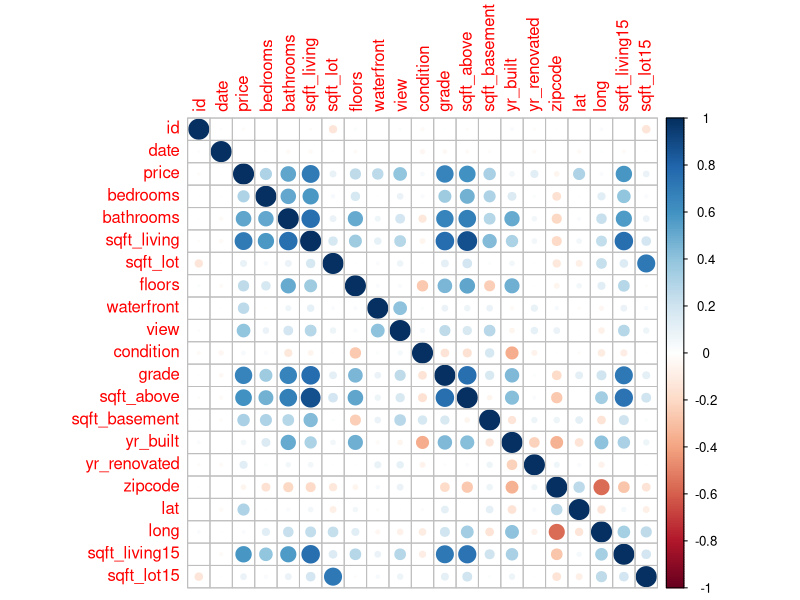

R code for this plot: (Note: a time limit stopped this script after it produced the figure.)
## ---- chunk 1
knitr::opts_chunk$set(echo = TRUE)
library(readr)
library(dplyr)
HouseSales<-read.csv("KC_House_Sales.csv")
## ---- chunk 2
library(lubridate)
library(ggplot2)
library(corrplot)
## ---- chunk 3
# Data cleaning (date, price)
HouseSales$date = gsub("T000000", "", HouseSales$date)
HouseSales$date = as.numeric(HouseSales$date)
# HouseSales$date = ymd(HouseSales$date)
HouseSales$price = gsub("[$,]", "", HouseSales$price)
HouseSales$price = as.numeric(HouseSales$price)
## ---- chunk 4
cor_matrix = round(cor(HouseSales), 3)
cor_matrix
## ---- chunk 5
corrplot(cor_matrix, method = "circle")
## ---- chunk 6
set.seed(1023)
kc.house.df <- read.csv("KC_House_Sales.csv")

response <- "price"

#Dropping variables as specified
drop.vars <- c("id", "lat", "long")
kc.house.df <- dplyr::select(kc.house.df, -drop.vars)

#Renaming to conform to unified convention
kc.house.df <- kc.house.df %>% rename("year_built" = "yr_built")
## ---- chunk 7
#Feature Transformations
transform_price <- function(kc.house.df){
  #Converts price from string to double
  price <- parse_number(kc.house.df$price)
  
  return (price)
}

transform_date <- function(kc.house.df){
  #Converts date to month and year
  year_sold <- as.integer(substring(kc.house.df$date, 1, 4))
  month_sold <- as.integer(substring(kc.house.df$date, 5, 6))
  
  return (list(year_sold = year_sold, month_sold = month_sold))
}

#Feature Ideas
#Quality Adjusted Features
transform_sqft_adj_grade <- function(kc.house.df){
  
  sqft_adj_grade <- kc.house.df[, "sqft_living"] / kc.house.df[, "grade"]
  
  return (sqft_adj_grade)
}

transform_sqft_adj_condition <- function(kc.house.df){
  
  sqft_adj_condition <- kc.house.df[, "sqft_living"] / kc.house.df[, "condition"]
  
  return (sqft_adj_condition)
}

transform_sqft_adj_waterfront <- function(kc.house.df){
  
  sqft_adj_waterfront <- kc.house.df[, "sqft_living"] * kc.house.df[, "waterfront"]
  
  return (sqft_adj_waterfront)
}
## ---- chunk 8
#Apply transformations
kc.house.df$price <- transform_price(kc.house.df)

kc.house.df$year_sold <- transform_date(kc.house.df)[["year_sold"]]
kc.house.df$month_sold <- transform_date(kc.house.df)[["month_sold"]]
kc.house.df$date <- NULL
kc.house.df$sqft_adj_grade <- transform_sqft_adj_grade(kc.house.df)
kc.house.df$sqft_adj_condition <- transform_sqft_adj_condition(kc.house.df)
kc.house.df$sqft_adj_waterfront<- transform_sqft_adj_waterfront(kc.house.df)

#Remove collinear variables

# sqft_basement + sqft_above = sqft_living
kc.house.df$sqft_basement <- NULL
## ---- chunk 9
set.seed(1023)

#use 70% of dataset as training set and 30% as test set
train_prop <- 0.7
test_prop <- 0.3

sample <- sample(
  c(TRUE, FALSE), 
  nrow(kc.house.df), 
  replace=TRUE, 
  prob=c(train_prop, test_prop)
)

kc.house.train.X <- kc.house.df[sample, -which(names(kc.house.df) %in% c(response))]
kc.house.train.y <- kc.house.df [sample, response]

kc.house.test.X <- kc.house.df [!sample, -which(names(kc.house.df) %in% c(response))]
kc.house.test.y <- kc.house.df [!sample, response]
## ---- chunk 10
#baseline model
baseline.model <- lm(price ~ . , data = cbind(price = kc.house.train.y, kc.house.train.X))
summary(baseline.model)
## ---- chunk 11
#evaluate on test data

CalcTestMetrics <- function(pred, act, n, p) {
  SST <- var(act)*(length(act)-1)
  SSE <- sum((act-pred)^2)
  SSR <- sum(pred - mean(act))^2
  rsquared <- 1- SSE/SST
  
  adj.rsquared <- 1 - (((1 - rsquared)*(n-1)) / (n-p-1))
  mse <- (sum(act - pred)^2) / n
  mae <- (sum(abs(act-pred))) / n
  
  return (
    list(
      adj.rsquared = adj.rsquared,
      rsquared = rsquared,
      mse = mse,
      mae = mae
    )
  )
}

pred <- predict(baseline.model, kc.house.test.X)
act <- kc.house.test.y
n <- dim(model.matrix(baseline.model)[, -1])[1]
p <- dim(model.matrix(baseline.model)[, -1])[2]

cbind(CalcTestMetrics(pred, act, n, p))
## ---- chunk 12
# Load libraries
library(caret)
library(rpart)
library(nnet)
library(knitr)
library(dplyr)
library(stringr)
library(readr)

HouseSales <- read.csv('KC_House_Sales.csv')

# Step a: Data Splitting
set.seed(123)  # 
split_ratio <- 0.7  # 70% training, 30% testing
index <- sample(1:nrow(HouseSales), size = round(split_ratio * nrow(HouseSales)))
train_data <- HouseSales[index, ]
test_data <- HouseSales[-index, ]

# Step b: Model Building

# Model 1: Logistic Regression

# Create a binary variable 'high_price' based on the chosen percentile
logisticdf <- HouseSales
logisticdf$price <- parse_number(logisticdf$price)
logisticdf$high_price <- ifelse(logisticdf$price >= 1000000, 1, 0)

# Create a new dataframe with 'high_price' column
logisticdf <- logisticdf %>%
  select(-price)

# Split data for logistic regrssion model
set.seed(123)  # 
split_ratio <- 0.7  # 70% training, 30% testing
index <- sample(1:nrow(logisticdf), size = round(split_ratio * nrow(logisticdf)))
train_data_logistic <- logisticdf[index, ]
test_data_logistic <- logisticdf[-index, ]

#Build basic logistic regrssion model
logistic_model <- glm(high_price ~ ., data = train_data_logistic, family = binomial)
summary(logistic_model)

# Model 2: Regression Tree
tree_model <- rpart(price ~ ., data = train_data)
printcp(tree_model)  # Display complexity parameter plot
plot(tree_model)  # Visualize the decision tree

# Model 3: Neural Network
nn_model <- neuralnet(price ~ ., data = train_data, hidden = c(5, 2), linear.output = TRUE)

# Tune neural network hyperparameters - placehlder

# Step c: Model Evaluation

# Model 1: Logistic Regression
logistic_predictions <- predict(logistic_model, newdata = test_data, type = 'response')
logistic_accuracy <- sum((logistic_predictions > 0.5) == test_data$high_price) / length(test_data$high_price)
cat("Logistic Regression Accuracy:", logistic_accuracy, "\n")

# Model 2: Regression Tree
tree_predictions <- predict(tree_model, newdata = test_data)
tree_rmse <- sqrt(mean((tree_predictions - test_data$price)^2))
cat("Regression Tree RMSE:", tree_rmse, "\n")

# Model 3: Neural Network
nn_predictions <- predict(nn_model, newdata = test_data)
# Calculate relevant performance metrics for the neural network model

# Step d: Model Comparison (Choose the best model based on evaluation metrics)

# Calculate evaluation metrics for all models
logistic_predictions <- predict(logistic_model, newdata = test_data, type = 'response')
logistic_accuracy <- sum((logistic_predictions > 0.5) == test_data$high_price) / length(test_data$high_price)
cat("Logistic Regression Accuracy:", logistic_accuracy, "\n")

tree_predictions <- predict(tree_model, newdata = test_data)
tree_rmse <- sqrt(mean((tree_predictions - test_data$price)^2))
cat("Regression Tree RMSE:", tree_rmse, "\n")

nn_predictions <- predict(nn_model, newdata = test_data)
cat("NN RMSE:", tree_rmse, "\n")

# Step e: Backtesting - placeholder 

# Function to compare model performance
compare_model_performance <- function(models, model_names, data_train, data_test) {
  rmse_values <- c()
  rsquared_values <- c()
  mape_values <- c()

  for (i in 1:length(models)) {
    model <- models[[i]]
    predictions <- predict(model, newdata = data_test)
    rmse <- sqrt(mean((data_test$price - predictions)^2))
    rsquared <- cor(data_test$price, predictions)^2
    mape <- mean(abs((data_test$price - predictions) / data_test$price)) * 100

    rmse_values <- c(rmse_values, rmse)
    rsquared_values <- c(rsquared_values, rsquared)
    mape_values <- c(mape_values, mape)
  }

  # Create a data frame to hold the results
  model_results <- data.frame(Model = model_names, RMSE = rmse_values, R_squared = rsquared_values, MAPE = mape_values)

  # Create a table to compare model results
  kable(model_results, format = "markdown")
}
